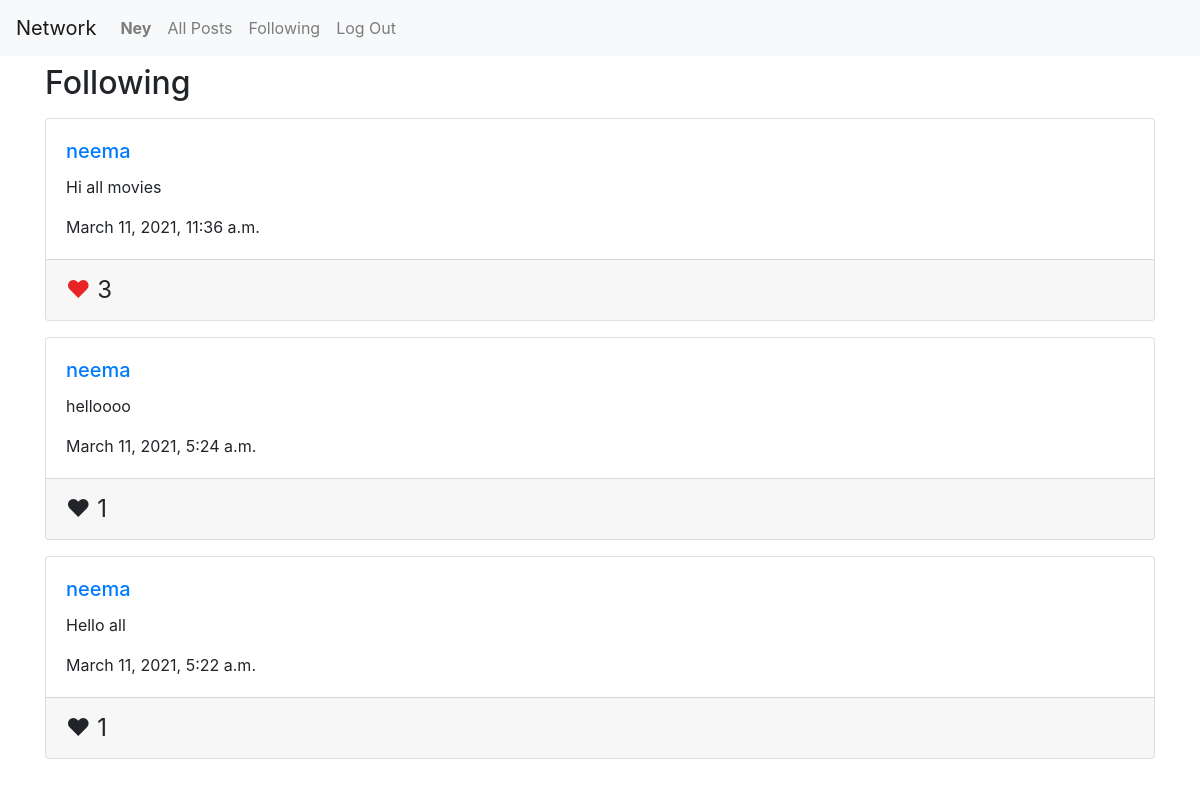
The app's page /following/ (signed in) with its own data.
### network/models.py (models this page shows, shortened)
class User(AbstractUser):
    follows = models.ManyToManyField(
        'self',
        related_name='followed_by',
        symmetrical=False
    )
    likes = models.ManyToManyField(
        'network.Post',
        related_name='liked_by',
    )

class Post(models.Model):
    content = models.CharField(max_length=126)
    author = models.ForeignKey("network.User", on_delete=models.CASCADE, related_name="posts")
    date_created = models.DateTimeField(default=timezone.now)
    class Meta:
        ordering = ('-date_created',)

### network/views.py (the view)
# urls.py: path("following/", views.FollowingView.as_view(), name="following"),
class FollowingView(LoginRequiredMixin, View):
    def get(self, request, *args, **kwargs):
        user = request.user
        page = request.GET.get('page', 1)
        follows = user.follows.all()
        post_list = Post.objects.filter(author__in=follows)
        posts = paginate(post_list, page)
        context = {'posts': posts}
        return render(request, "network/following.html", context)

### network/views.py (called while the page is built)
def paginate(post_list, page):
    paginator = Paginator(post_list, 5)
    try:
        posts = paginator.page(page)
    except PageNotAnInteger:
        posts = paginator.page(1)
    except EmptyPage:
        posts = paginator.page(paginator.num_pages)
    return posts

### network/templates/network/following.html
{% extends "network/layout.html" %}
{% block body %}
    <h2>Following</h2>
    {% include 'network/new_post.html' %}
{% endblock %}

### network/templates/network/layout.html (shortened to what this page needs)
{% load static %}
<!DOCTYPE html>
<html lang="en">
    <head>
        <link rel="stylesheet" href="https://stackpath.bootstrapcdn.com/bootstrap/4.4.1/css/bootstrap.min.css">
        <link href="{% static 'network/styles.css' %}" rel="stylesheet">
    </head>
    <body>
        <nav class="navbar navbar-expand-lg navbar-light bg-light">
            <a class="navbar-brand" href="{% url 'index' %}">Network</a>
            <div>
              <ul class="navbar-nav mr-auto">
                {% if user.is_authenticated %}
                    <li class="nav-item">
                        <a class="nav-link" href="{% url 'profile' user.username %}"><strong>{{ user.username }}</strong></a>
                    </li>
                {% endif %}
                <li class="nav-item">
                  <a class="nav-link" href="{% url 'index' %}">All Posts</a>
                </li>
                {% if user.is_authenticated %}
                    <li class="nav-item">
                        <a class="nav-link" href="{% url 'following' %}">Following</a>
                    </li>
                    <li class="nav-item">
                        <a class="nav-link" href="{% url 'logout' %}">Log Out</a>
                    </li>
                {% endif %}
              </ul>
            </div>
          </nav>
        <div class="body container my-2">
            {% block body %}
            {% endblock %}
        </div>
    </body>
</html>

### network/templates/network/new_post.html (shortened to what this page needs)
{% for post in posts %}
    <div class="card post-card my-3">
        <div class="card-body card-content">
            <h5 class="card-title"><a href="{% url 'profile' post.author.username %}">{{ post.author.username }}</a></h5>
            <p class="card-text">{{ post.content }}</p>
            <p class="card-text">{{ post.date_created }}</p>
        </div>
        <div class="card-footer">
            <div class="likes" data-post-id="{{ post.id }}">
                <span class="{% if user.is_authenticated %}like-button {% endif %}{% if user in post.liked_by.all %}liked{% endif %}">&#9829;</span>
                <span class="like-count">{{ post.liked_by.count }}</span>
            </div>
        </div>
    </div>
    {% empty %}
    <p>There are no posts.</p>
{% endfor %}

### network/static/network/styles.css (style rules this page uses)
.likes { display: inline; font-size: 1.5rem; width: 25%; }
.liked { color: rgb(231, 37, 37); }

### records on screen
User: username "Ney"
Post: author.username "neema", content "Hi all movies", date_created "March 11, 2021, 11:36 a.m.", liked_by.count "3"
Post: author.username "neema", content "helloooo", date_created "March 11, 2021, 5:24 a.m.", liked_by.count "1"
Post: author.username "neema", content "Hello all", date_created "March 11, 2021, 5:22 a.m.", liked_by.count "1"
